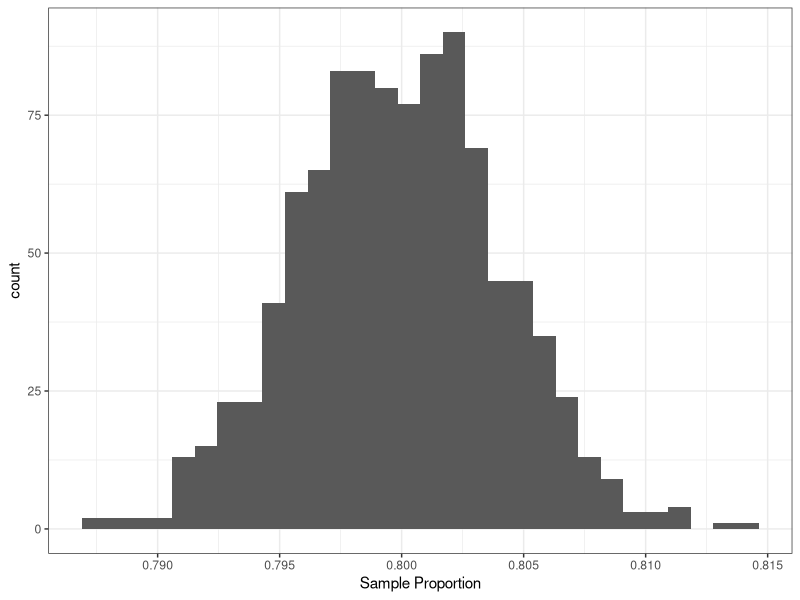
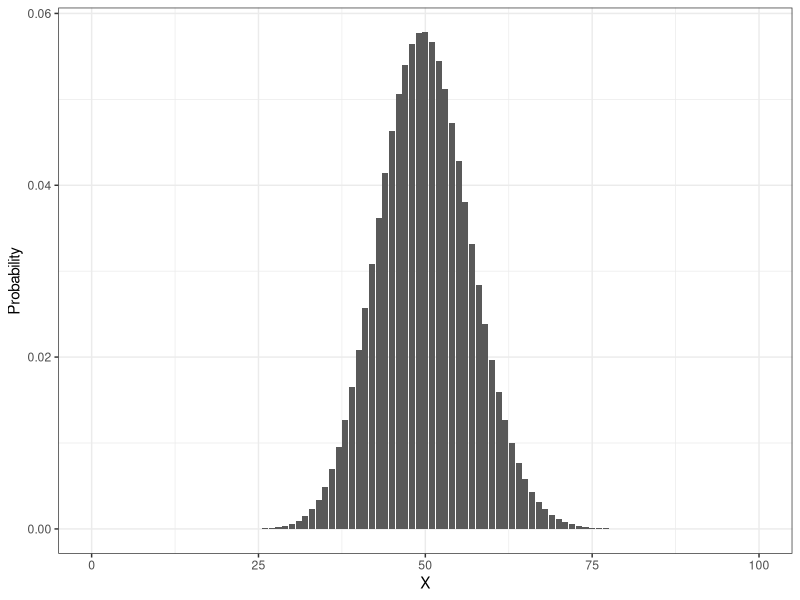
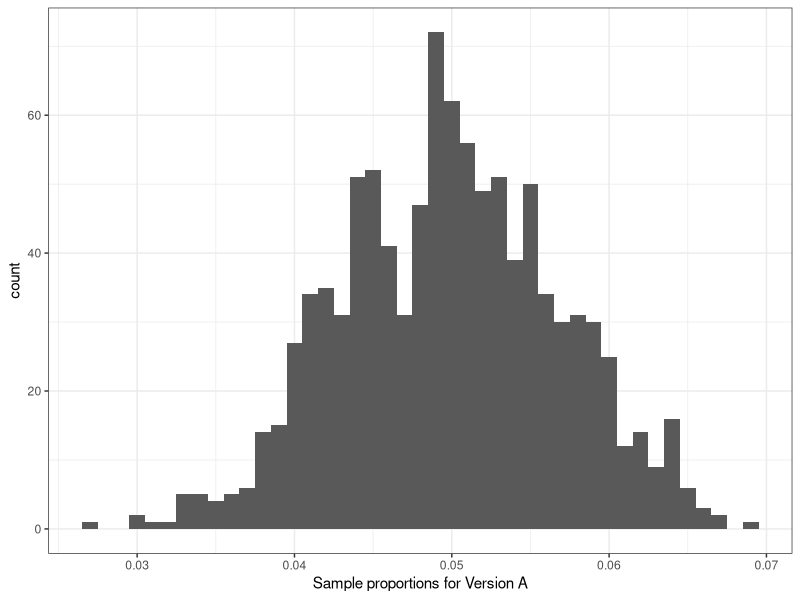
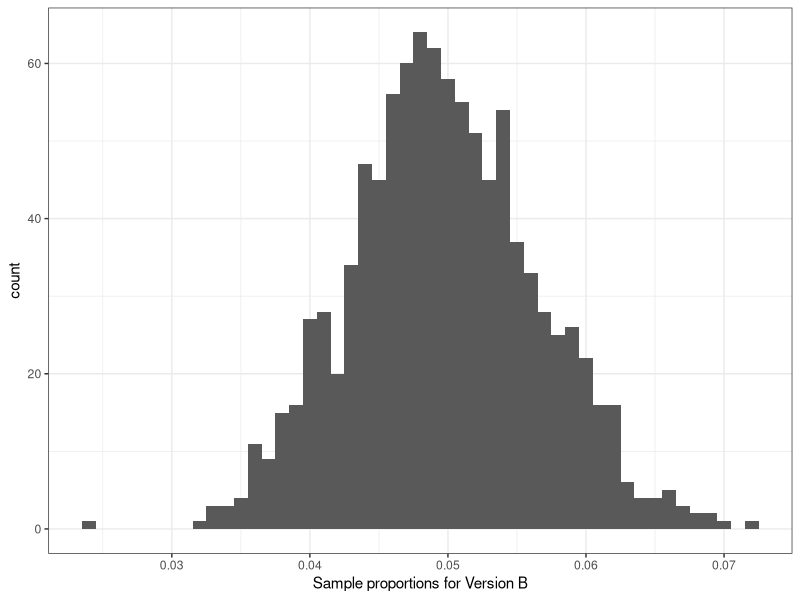
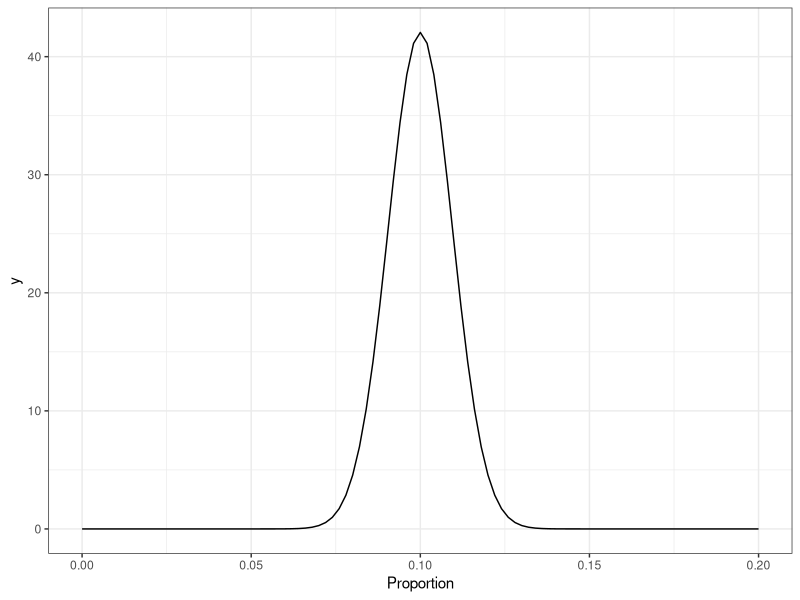
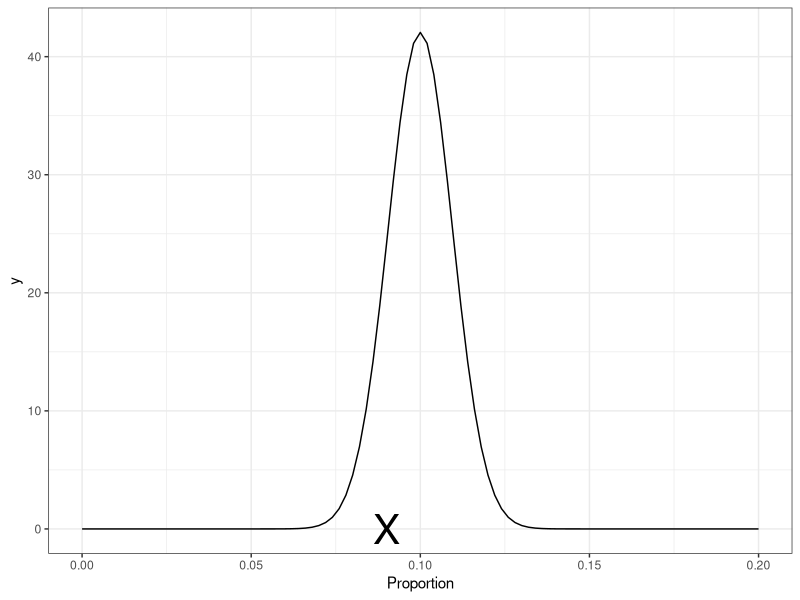
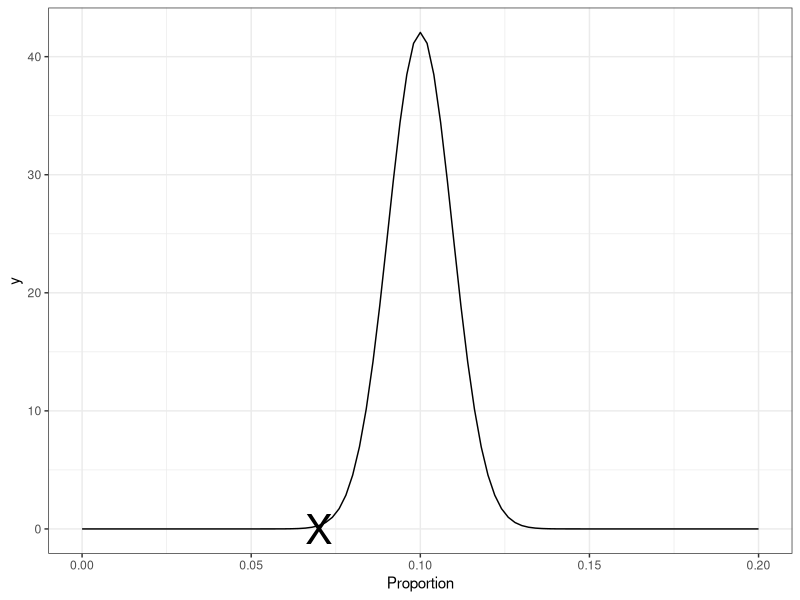
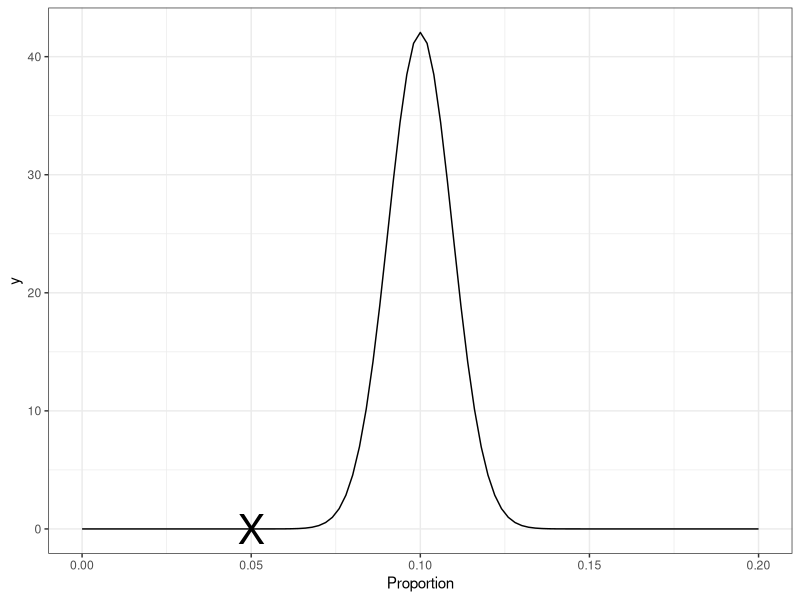

Source code (R) for these figures, in order:
## ---- chunk 1
options(htmltools.dir.version = FALSE)
knitr::opts_chunk$set(fig.align = "center", fig.asp=.5, message = FALSE, warning = FALSE)
## ---- chunk 2
library(tidyverse)
true_prop <- .8
n <- 10000
sample_prop <- function(truth, n){
  samp <- rbinom(n, 1, prob = truth)
  samp_prop <- mean(samp)
  return(samp_prop)
}
samp_prop_vec <- rep(NA, 1000)
for(i in 1:1000) {
  samp_prop_vec[i] <- sample_prop(true_prop, n)
}

samp_prop_df <- data.frame(samp_prop = samp_prop_vec)
samp_prop_df %>% ggplot(aes(x = samp_prop)) +
  geom_histogram() +
  xlab('Sample Proportion') +
  theme_bw()
## ---- chunk 3
true_a <- .05
true_b <- .05
n_a <- 1000
n_b <- 1000
## ---- chunk 4
x <- 1:1000
probs <- rep(NA, 1000)
for(i in x) {
  probs[i] <- dbinom(i, size = 1000, prob = .05)
}
plot_data <- data.frame(X = x, Probability = probs)
plot_data %>% ggplot(aes(x = X, y = Probability)) +
  geom_bar(stat = 'identity') +
  xlim(0, 100) +
  theme_bw()
## ---- chunk 5
true_a <- .05
true_b <- .05
n_a <- 1000
n_b <- 1000

# this part will simulate how many conversions there are
# for our 1000 visitors, when we know the true conversion rates
# n = 1 because we only want one sample conversion rate
samp_a <- rbinom(n = 1, size = n_a, prob = true_a)
samp_b <- rbinom(n = 1, size = n_b, prob = true_b)
## ---- chunk 6
samp_a/n_a
samp_b/n_b
## ---- chunk 7
m <- 1000

samp_a <- rbinom(n = m, size = n_a, prob = true_a)
samp_b <- rbinom(n = m, size = n_b, prob = true_b)

head(samp_a)
head(samp_b)
## ---- chunk 8
plot_data <- as_tibble(list(samp_a = samp_a/n_a, samp_b = samp_b/n_b))
plot_data %>% ggplot(aes(x = samp_a)) +
  geom_histogram(binwidth = .001) +
  xlab('Sample proportions for Version A') +
  theme_bw()
## ---- chunk 9
plot_data %>% ggplot(aes(x = samp_b)) +
  geom_histogram(binwidth = .001) +
  xlab('Sample proportions for Version B') +
  theme_bw()
## ---- chunk 10
norm2 <- function(x){
  m <- .1
  s <- sqrt((.1*(1-.1))/1000)
  dnorm(x, mean = m, sd = s)
}

x_vals <- data.frame(x = seq(0,.2, length.out = 1000))

samp_dist <- x_vals %>% ggplot(aes(x = x)) +
  stat_function(fun = norm2) +
  xlab('Proportion') +
  theme_bw()
samp_dist
## ---- chunk 11
samp_dist2 <- samp_dist +
  geom_point(data = data.frame(x = .09, y = 0), aes(x = x, y = y), shape = 'X', size = 10) +
  xlab('Proportion') +
  theme_bw()
samp_dist2
## ---- chunk 12
samp_dist2 <- samp_dist +
  geom_point(data = data.frame(x = .07, y = 0), aes(x = x, y = y), shape = 'X', size = 10) +
  xlab('Proportion') +
  theme_bw()
samp_dist2
## ---- chunk 13
samp_dist2 <- samp_dist +
  geom_point(data = data.frame(x = .05, y = 0), aes(x = x, y = y), shape = 'X', size = 10) +
  xlab('Proportion') +
  theme_bw()
samp_dist2
## ---- chunk 14
samp_dist2 <- samp_dist +
  geom_point(data = data.frame(x = c(.09), y = c(0)), aes(x = x, y = y), shape = 'X', size = 10) +
  xlab('Proportion') +
  theme_bw()
samp_dist2
## ---- chunk 15
# x is number of successes (conversions)
# n is size of sample
# p is our null hypothesized value
prop_test <- prop.test(x = 50, n = 1000, p = .10)
## ---- chunk 16
class(prop_test)
names(prop_test)
prop_test$p.value
## ---- chunk 17
norm2 <- function(x){
  m <- 0
  s <- sqrt((.1*(1-.1))/1000+(.1*(1-.1))/1000)
  dnorm(x, mean = m, sd = s)
}

x_vals <- data.frame(x = seq(-.1,.1, length.out = 1000))

samp_dist <- x_vals %>% ggplot(aes(x = x)) +
  stat_function(fun = norm2) +
  xlab('Proportion') +
  theme_bw()
samp_dist
## ---- chunk 18
samp_dist2 <- samp_dist +
  geom_point(data = data.frame(x = .01, y = 0), aes(x = x, y = y), shape = 'X', size = 10) +
  xlab('Proportion') +
  theme_bw()
samp_dist2
## ---- chunk 19
samp_dist2 <- samp_dist +
  geom_point(data = data.frame(x = -.01, y = 0), aes(x = x, y = y), shape = 'X', size = 10) +
  xlab('Proportion') +
  theme_bw()
samp_dist2
## ---- chunk 20
samp_dist2 <- samp_dist +
  geom_point(data = data.frame(x = -.05, y = 0), aes(x = x, y = y), shape = 'X', size = 10) +
  xlab('Proportion') +
  theme_bw()
samp_dist2
## ---- chunk 21
true_a <- .05
true_b <- .05
n_a <- 1000
n_b <- 1000

# this part will simulate how many conversions there are
# for our 1000 visitors, when we know the true conversion rates
# n = 1 because we only want one sample conversion rate
set.seed(10)
samp_a <- rbinom(n = 1, size = n_a, prob = true_a)
samp_b <- rbinom(n = 1, size = n_b, prob = true_b)
## ---- chunk 22
samp_a
samp_b

two_prop_test <- prop.test(c(samp_a, samp_b), c(1000, 1000))
two_prop_test$p.value
## ---- chunk 23
true_a <- .05
true_b <- .10
n_a <- 1000
n_b <- 1000

# this part will simulate how many conversions there are
# for our 1000 visitors, when we know the true conversion rates
# n = 1 because we only want one sample conversion rate
set.seed(10)
samp_a <- rbinom(n = 1, size = n_a, prob = true_a)
samp_b <- rbinom(n = 1, size = n_b, prob = true_b)
## ---- chunk 24
samp_a
samp_b

two_prop_test <- prop.test(c(samp_a, samp_b), c(1000, 1000))
two_prop_test$p.value
## ---- chunk 25
library(timeDate)
# Choose parameters:
pA <- 0.05 # True click through rate for group A
pB <- 0.05 # True click through rate for group B
nA <- 500 # Number of cases for group A
nB <- 500 # Number of cases for group B
alpha <- 0.05 # Significance level

# Simulate data:
set.seed(47849)
data <- data.frame(group = rep(c("A", "B"), c(nA, nB)),
                   timestamp = sample(seq(as.timeDate('2016-06-02'),
                                          as.timeDate('2016-06-09'), by = 1), nA+nB),
                   clickedTrue = as.factor(c(rbinom(n = nA, size = 1, prob = pA),
                                             rbinom(n = nB, size = 1, prob = pB))))

# Order data by timestamp
data <- data[order(data$GMT.x..i..), ]
levels(data$clickedTrue) <- c("0", "1")

# Compute current p-values after every observation:
pValues <- c()
index <- c()
for (i in 50:dim(data)[1]){
  presentData <- table(data$group[1:i], data$clickedTrue[1:i])
  if (all(rowSums(presentData) > 0)){
    pValues <- c(pValues, prop.test(presentData)$p.value)
    index <- c(index, i)}
}
results <- data.frame(index = index,
                      pValue = pValues)

# Plot the p-values:
ggplot(results, aes(x = index, y = pValue)) +
  geom_line() +
  geom_hline(aes(yintercept = alpha)) +
  scale_y_continuous(name = "p-value", limits = c(0,1)) +
  scale_x_continuous(name = "Observed data points") +
  theme_bw()
